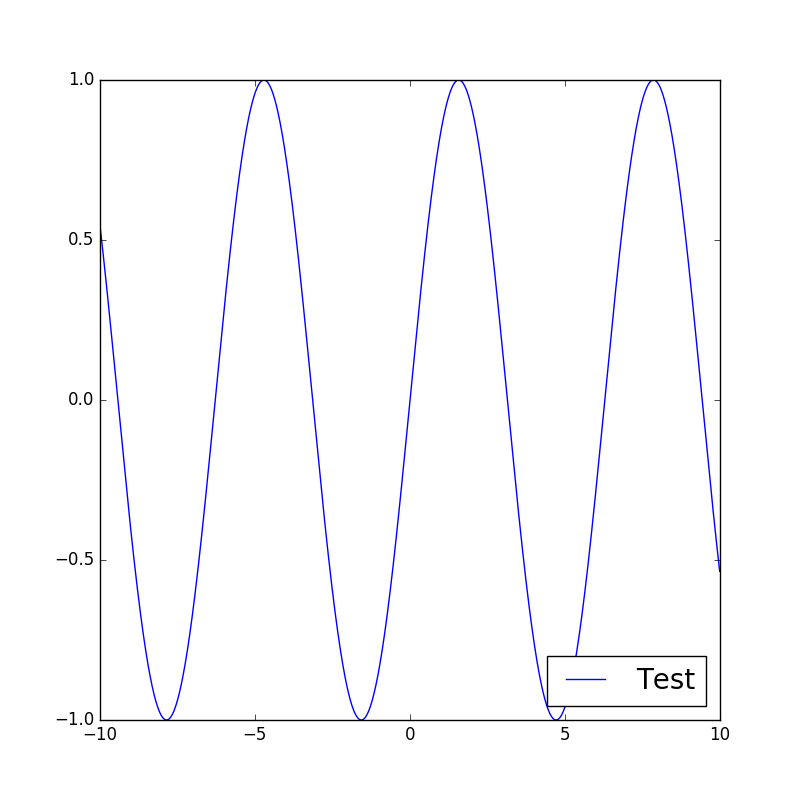

The Python source for this figure:
#!/usr/bin/env python3
# -*- coding: utf-8 -*-

"""
Set axis legend
"""

import numpy as np
import matplotlib.pyplot as plt

# Build datas ###############

x = np.arange(-10, 10, 0.01)
y = np.sin(x)

# Plot data #################

fig = plt.figure(figsize=(8.0, 8.0))
ax = fig.add_subplot(111)

ax.plot(x, y, label="Test")

# Set legend ################

ax.legend(loc='lower right', fontsize=20)

# Save file and plot ########

plt.savefig("ax_set_legend.png")
plt.show()
